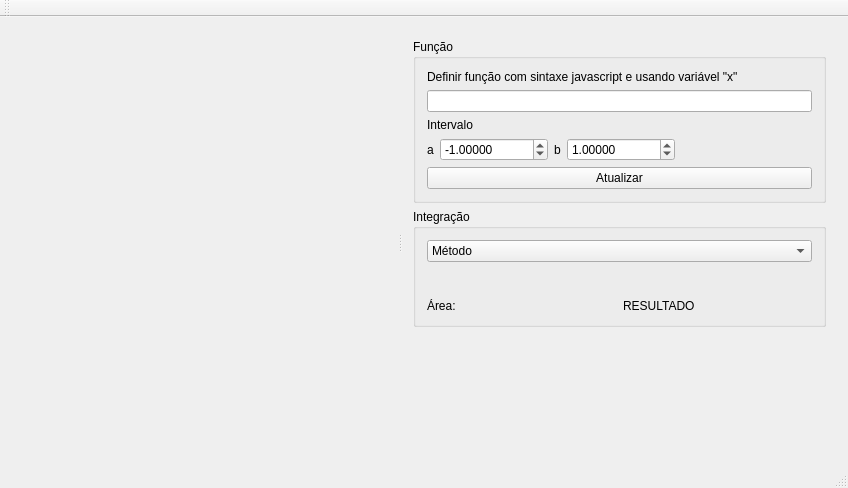
<?xml version="1.0" encoding="UTF-8"?>
<ui version="4.0">
 <class>MainWindow</class>
 <widget class="QMainWindow" name="MainWindow">
  <property name="geometry">
   <rect>
    <x>0</x>
    <y>0</y>
    <width>848</width>
    <height>488</height>
   </rect>
  </property>
  <property name="windowTitle">
   <string>CRAb - Métodos 2 - Integração Numérica</string>
  </property>
  <widget class="QWidget" name="centralWidget">
   <layout class="QHBoxLayout" name="horizontalLayout_2">
    <item>
     <widget class="QSplitter" name="splitter">
      <property name="orientation">
       <enum>Qt::Horizontal</enum>
      </property>
      <widget class="PlotWidget" name="plot_widget" native="true">
       <property name="sizePolicy">
        <sizepolicy hsizetype="MinimumExpanding" vsizetype="MinimumExpanding">
         <horstretch>0</horstretch>
         <verstretch>0</verstretch>
        </sizepolicy>
       </property>
       <property name="minimumSize">
        <size>
         <width>300</width>
         <height>300</height>
        </size>
       </property>
      </widget>
      <widget class="QWidget" name="widget_2" native="true">
       <layout class="QVBoxLayout" name="verticalLayout_2">
        <item>
         <widget class="QGroupBox" name="groupBox_2">
          <property name="title">
           <string>Função</string>
          </property>
          <layout class="QVBoxLayout" name="verticalLayout">
           <item>
            <widget class="QLabel" name="label_3">
             <property name="text">
              <string>Definir função com sintaxe javascript e usando variável &quot;x&quot;</string>
             </property>
             <property name="textFormat">
              <enum>Qt::PlainText</enum>
             </property>
             <property name="wordWrap">
              <bool>true</bool>
             </property>
            </widget>
           </item>
           <item>
            <layout class="QHBoxLayout" name="horizontalLayout_4">
             <item>
              <widget class="QLineEdit" name="function_lineEdit"/>
             </item>
            </layout>
           </item>
           <item>
            <widget class="QLabel" name="label_4">
             <property name="text">
              <string>Intervalo</string>
             </property>
            </widget>
           </item>
           <item>
            <layout class="QHBoxLayout" name="horizontalLayout_3">
             <item>
              <widget class="QLabel" name="label">
               <property name="text">
                <string>a</string>
               </property>
              </widget>
             </item>
             <item>
              <widget class="QDoubleSpinBox" name="inter_a_doubleSpinBox">
               <property name="decimals">
                <number>5</number>
               </property>
               <property name="minimum">
                <double>-100000000000000000.000000000000000</double>
               </property>
               <property name="maximum">
                <double>10000000000000000.000000000000000</double>
               </property>
               <property name="value">
                <double>-1.000000000000000</double>
               </property>
              </widget>
             </item>
             <item>
              <widget class="QLabel" name="label_2">
               <property name="text">
                <string>b</string>
               </property>
              </widget>
             </item>
             <item>
              <widget class="QDoubleSpinBox" name="inter_b_doubleSpinBox">
               <property name="decimals">
                <number>5</number>
               </property>
               <property name="minimum">
                <double>-100000000000000000.000000000000000</double>
               </property>
               <property name="maximum">
                <double>10000000000000000.000000000000000</double>
               </property>
               <property name="value">
                <double>1.000000000000000</double>
               </property>
              </widget>
             </item>
             <item>
              <spacer name="horizontalSpacer">
               <property name="orientation">
                <enum>Qt::Horizontal</enum>
               </property>
               <property name="sizeHint" stdset="0">
                <size>
                 <width>40</width>
                 <height>20</height>
                </size>
               </property>
              </spacer>
             </item>
            </layout>
           </item>
           <item>
            <widget class="QPushButton" name="update_graphic_pushButton">
             <property name="text">
              <string>Atualizar</string>
             </property>
            </widget>
           </item>
          </layout>
         </widget>
        </item>
        <item>
         <widget class="QGroupBox" name="groupBox">
          <property name="title">
           <string>Integração</string>
          </property>
          <layout class="QVBoxLayout" name="verticalLayout_3">
           <item>
            <widget class="QComboBox" name="comboBox">
             <item>
              <property name="text">
               <string>Método</string>
              </property>
             </item>
            </widget>
           </item>
           <item>
            <widget class="QStackedWidget" name="stackedWidget">
             <widget class="QWidget" name="page"/>
             <widget class="QWidget" name="page_2"/>
            </widget>
           </item>
           <item>
            <layout class="QHBoxLayout" name="horizontalLayout_5">
             <item>
              <widget class="QLabel" name="label_6">
               <property name="text">
                <string>Área:</string>
               </property>
              </widget>
             </item>
             <item>
              <widget class="QLabel" name="label_5">
               <property name="text">
                <string>RESULTADO</string>
               </property>
              </widget>
             </item>
            </layout>
           </item>
          </layout>
         </widget>
        </item>
        <item>
         <spacer name="verticalSpacer">
          <property name="orientation">
           <enum>Qt::Vertical</enum>
          </property>
          <property name="sizeHint" stdset="0">
           <size>
            <width>20</width>
            <height>40</height>
           </size>
          </property>
         </spacer>
        </item>
       </layout>
      </widget>
     </widget>
    </item>
   </layout>
  </widget>
  <widget class="QMenuBar" name="menuBar">
   <property name="geometry">
    <rect>
     <x>0</x>
     <y>0</y>
     <width>848</width>
     <height>21</height>
    </rect>
   </property>
  </widget>
  <widget class="QToolBar" name="mainToolBar">
   <attribute name="toolBarArea">
    <enum>TopToolBarArea</enum>
   </attribute>
   <attribute name="toolBarBreak">
    <bool>false</bool>
   </attribute>
  </widget>
  <widget class="QStatusBar" name="statusBar"/>
 </widget>
 <layoutdefault spacing="6" margin="11"/>
 <customwidgets>
  <customwidget>
   <class>PlotWidget</class>
   <extends>QWidget</extends>
   <header>plotwidget.h</header>
   <container>1</container>
  </customwidget>
 </customwidgets>
 <resources/>
 <connections/>
</ui>
